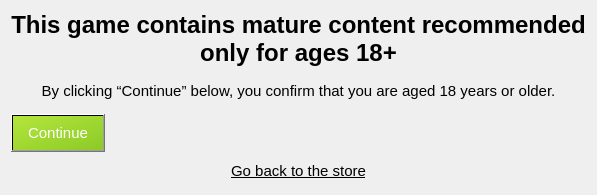
     <widget class="QWidget" name="contentRatingWarningPage">
      <property name="styleSheet">
       <string notr="true">QWidget#contentRatingWarningPage{background: rgba(217, 217, 217, 127);}</string>
      </property>
      <layout class="QVBoxLayout" name="contentRatingWarningPageLayout">
       <item>
        <widget class="QLabel" name="contentRatingWarningHeaderLabel">
         <property name="sizePolicy">
          <sizepolicy hsizetype="Preferred" vsizetype="Fixed">
           <horstretch>0</horstretch>
           <verstretch>0</verstretch>
          </sizepolicy>
         </property>
         <property name="font">
          <font>
           <pointsize>18</pointsize>
           <bold>true</bold>
          </font>
         </property>
         <property name="text">
          <string>This game contains mature content recommended only for ages 18+</string>
         </property>
         <property name="alignment">
          <set>Qt::AlignmentFlag::AlignCenter</set>
         </property>
         <property name="wordWrap">
          <bool>true</bool>
         </property>
        </widget>
       </item>
       <item>
        <widget class="QLabel" name="contentRatingWarningInfoLabel">
         <property name="sizePolicy">
          <sizepolicy hsizetype="Preferred" vsizetype="Fixed">
           <horstretch>0</horstretch>
           <verstretch>0</verstretch>
          </sizepolicy>
         </property>
         <property name="font">
          <font>
           <pointsize>11</pointsize>
          </font>
         </property>
         <property name="text">
          <string>By clicking “Continue” below, you confirm that you are aged 18 years or older.</string>
         </property>
         <property name="alignment">
          <set>Qt::AlignmentFlag::AlignCenter</set>
         </property>
         <property name="wordWrap">
          <bool>true</bool>
         </property>
        </widget>
       </item>
       <item>
        <widget class="QPushButton" name="acceptContentWarningButton">
         <property name="sizePolicy">
          <sizepolicy hsizetype="Fixed" vsizetype="Fixed">
           <horstretch>0</horstretch>
           <verstretch>0</verstretch>
          </sizepolicy>
         </property>
         <property name="font">
          <font>
           <pointsize>11</pointsize>
          </font>
         </property>
         <property name="styleSheet">
          <string notr="true">background-color: qlineargradient(spread:pad, x1:0, y1:0, x2:1, y2:1, stop:0 rgb(180, 230, 60), stop:1 rgb(140, 202, 39)); color: white; padding: 9px 16px;</string>
         </property>
         <property name="text">
          <string>Continue</string>
         </property>
        </widget>
       </item>
       <item>
        <widget class="QPushButton" name="goBackButton">
         <property name="font">
          <font>
           <pointsize>11</pointsize>
           <underline>true</underline>
          </font>
         </property>
         <property name="text">
          <string>Go back to the store</string>
         </property>
         <property name="flat">
          <bool>true</bool>
         </property>
        </widget>
       </item>
      </layout>
     </widget>
